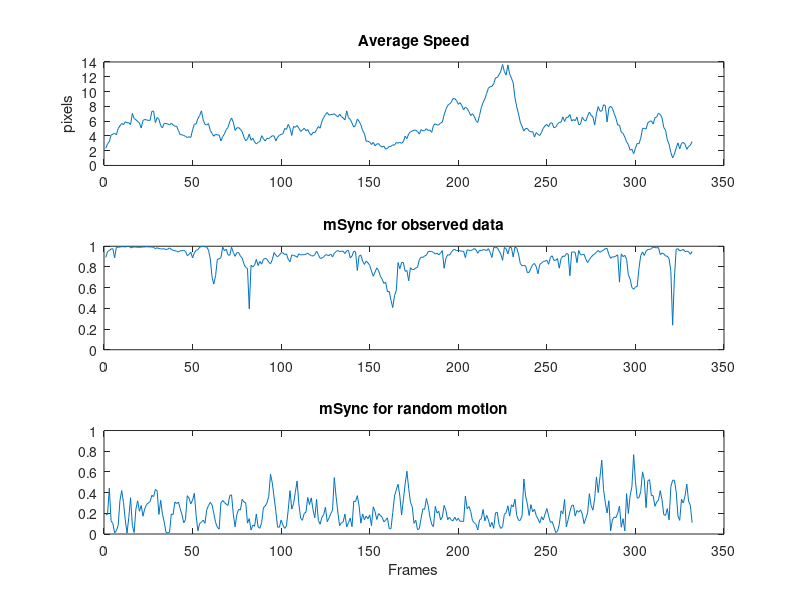

This figure's MATLAB source:
%%
load('data_67500/tracks.mat')

%% Vels

nId = max(tracks(:,4));
nFrms = max(tracks(:,3));
nPts = size(tracks,1);

velTracks = zeros(nPts,2); %[vel amp, vel dir (degrees)]
velBrownian = zeros(nPts,2);
bDir = (rand(1,nId)-0.5)*2*180;

for id=1:nId
    indx = find(tracks(:,4)==id);
    trId = tracks(indx,1:2);
    
    dtrId = diff(trId,1,1);
    if isempty(dtrId)
        dtrId = [0,0];
    else
        dtrId = [dtrId; dtrId(end,:)];
    end
    
    vAmp = sqrt(dtrId(:,1).^2 + dtrId(:,2).^2);
    vDir = atan2d(dtrId(:,2), dtrId(:,1));
    
    velTracks(indx,:) = [vAmp, vDir]; 
    
    velBrownian(indx,1) = vAmp;
    velBrownian(indx,2) = bDir(id);
end
clearvars indx trId dtrId vAmp vDir bDir

%%
avgVelVec = zeros(nFrms,3); %[avg Am, avg Ang, numFish]
avgSpeed = zeros(nFrms,3);

avgVelB = zeros(nFrms,3);

for fm = 1:nFrms
    indx = find(tracks(:,3)==fm);
    lindx = length(indx);
    velSub = velTracks(indx,:);
    
    velVec = velSub(:,1).*exp(1i*deg2rad(velSub(:,2)));
    velVec = sum(velVec);
    
    avgVelVec(fm,1) = abs(velVec)/lindx;
    avgVelVec(fm,2) = rad2deg(angle(velVec));
    avgVelVec(fm,3) = lindx;
    
    avgSpeed(fm,1:2) = mean(velSub,1);
    avgSpeed(fm,3) = lindx;
    
    velB = velBrownian(indx,:);
    velB = velB(:,1).*exp(1i*deg2rad(velB(:,2)));
    velB = sum(velB);
    avgVelB(fm,1) = abs(velB)/lindx;
    avgVelB(fm,2) = rad2deg(angle(velB));
    avgVelB(fm,3) = lindx;
end
clearvars indx lindx velSub velVec velB

%% mSync
mSync = avgVelVec(:,1)./avgSpeed(:,1);
mSyncB = avgVelB(:,1)./avgSpeed(:,1);

%% Plot
rnge = 184:515; % 1:length(avgSpeed)
figure, subplot(3,1,1), plot(avgSpeed(rnge,1)); title 'Average Speed'; ylabel('pixels');
subplot(3,1,2), plot(mSync(rnge)), ylim([0,1]); title 'mSync for observed data';
subplot(3,1,3), plot(mSyncB(rnge)), ylim([0,1]);title 'mSync for random motion'
xlabel('Frames')